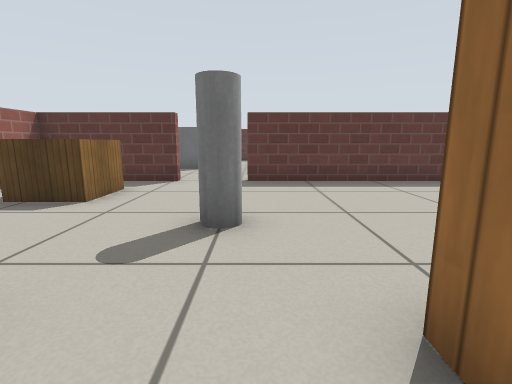
View 1 (above)

23 first-person views from a walk through a robot-simulator world made for Gazebo. The camera is 0.57 m above the floor, tilts 10° down and sees 85° across. The floor is counted in squares, 0.5 m on a side. Each view is taken from the middle of a square. On the plan, view 1 faces up. The plan holds only what a view shows up to about 12 squares ahead; the rest is blank. Gazebo's built-in surfaces are drawn with simple patterns.

View 2
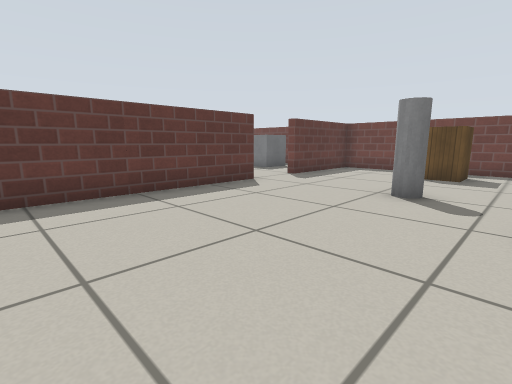

View 3
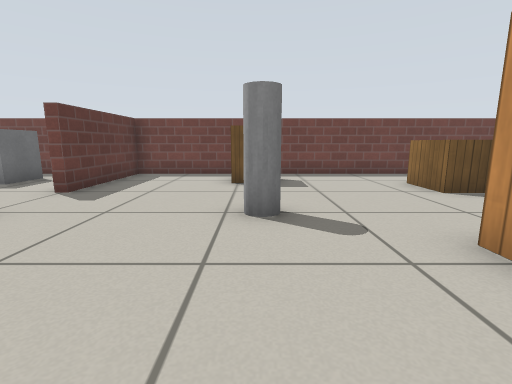

View 4
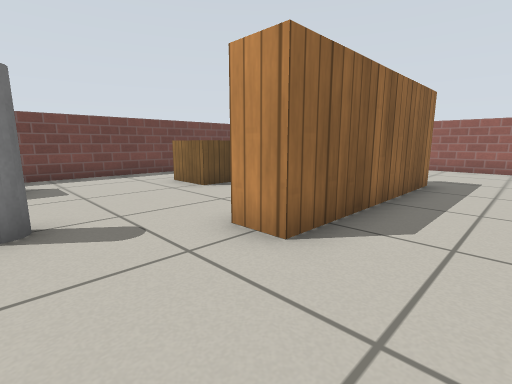

View 5
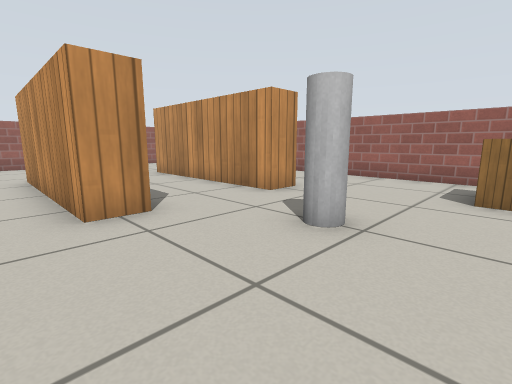

View 6
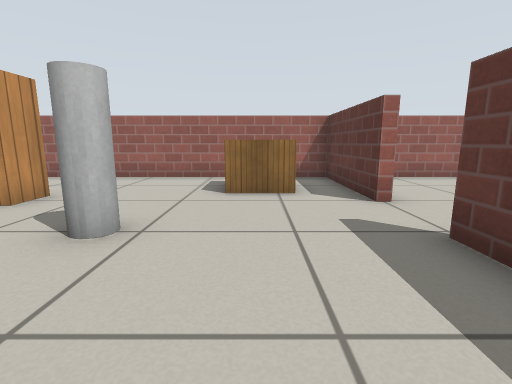

View 7
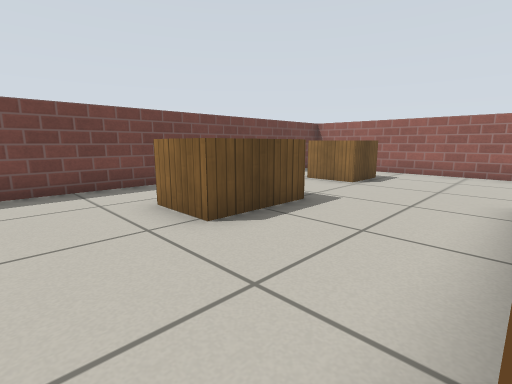

View 8
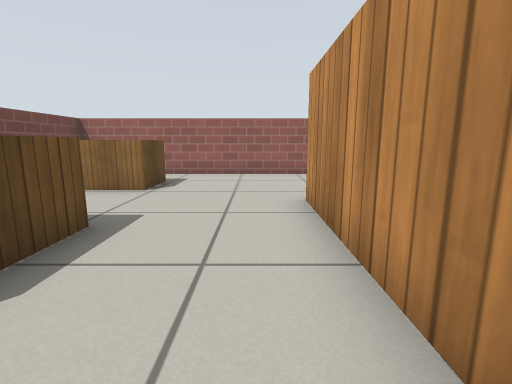

View 9
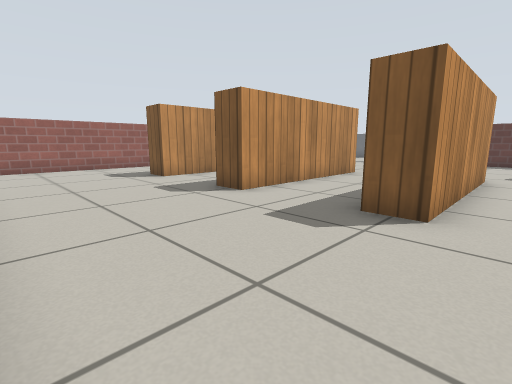

View 10
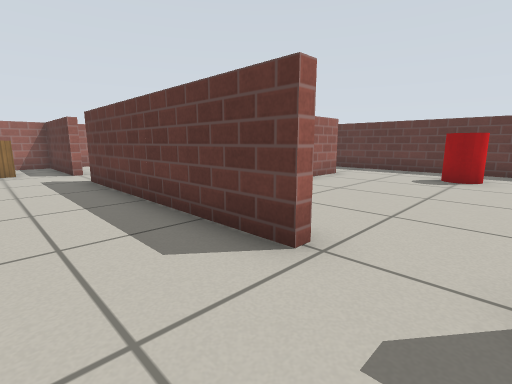

View 11
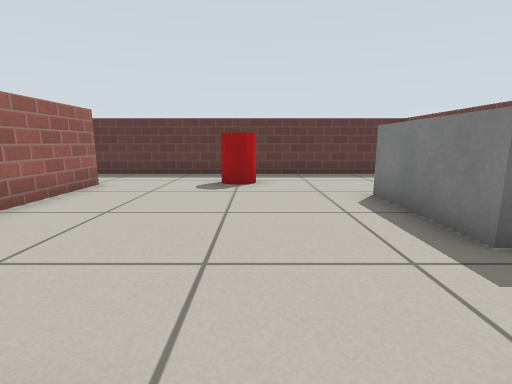

View 12
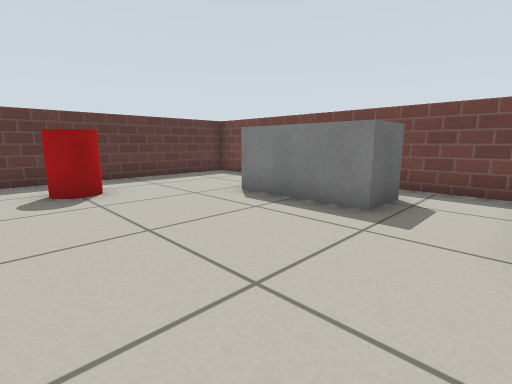

View 13
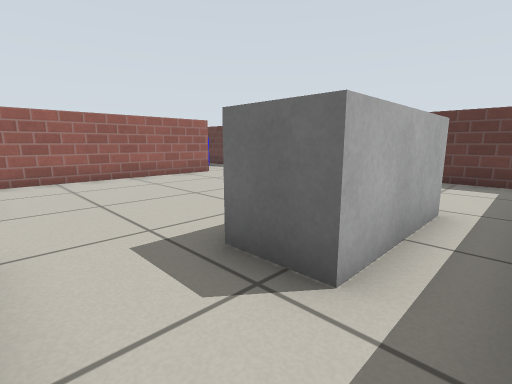

View 14
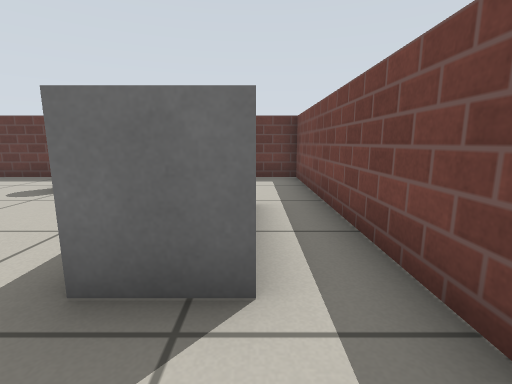

View 15
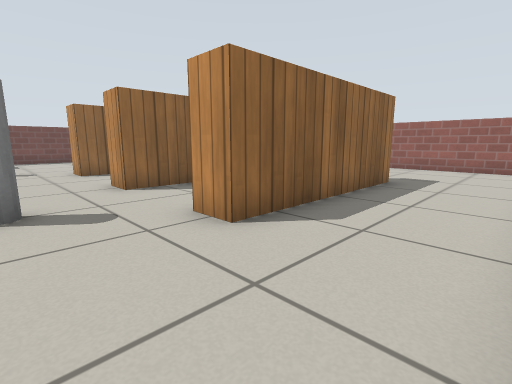

View 16
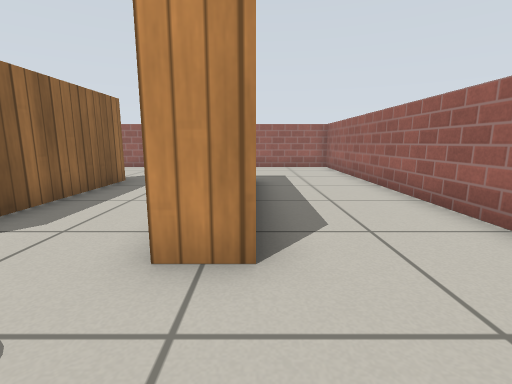

View 17
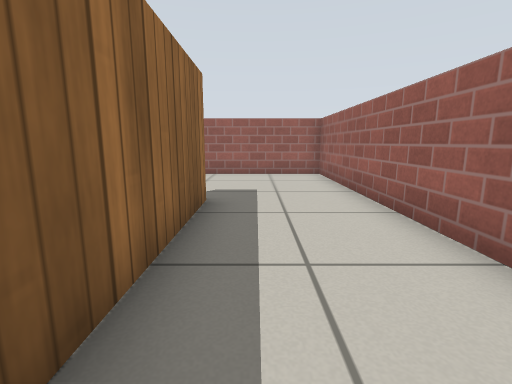

View 18
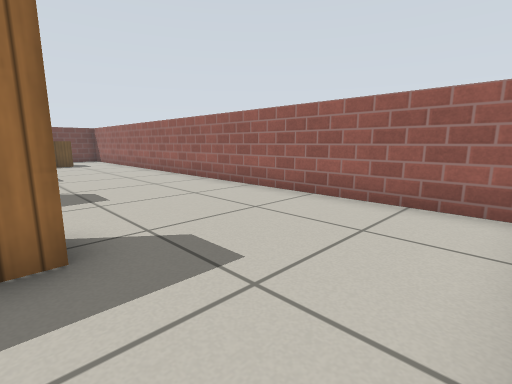

View 19
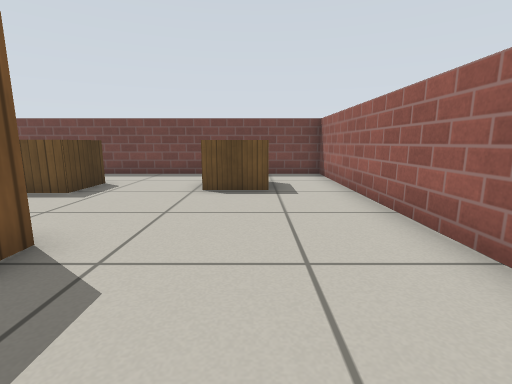

View 20
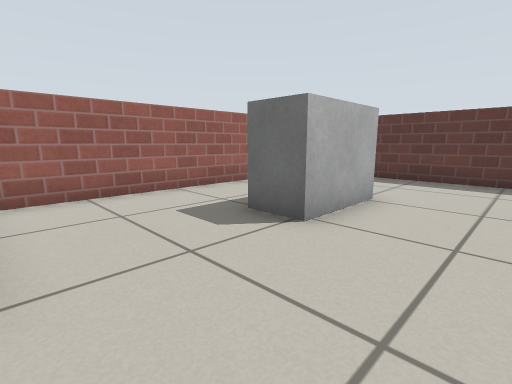

View 21
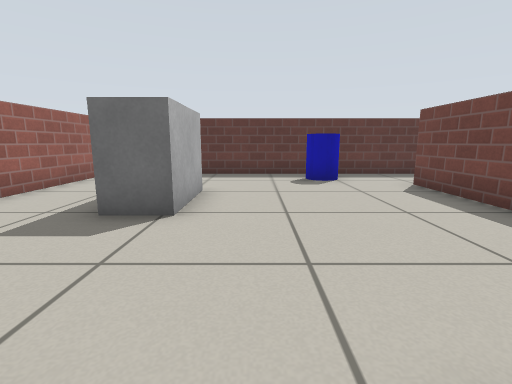

View 22
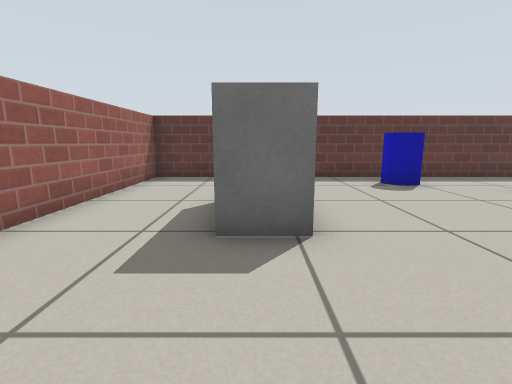

View 23
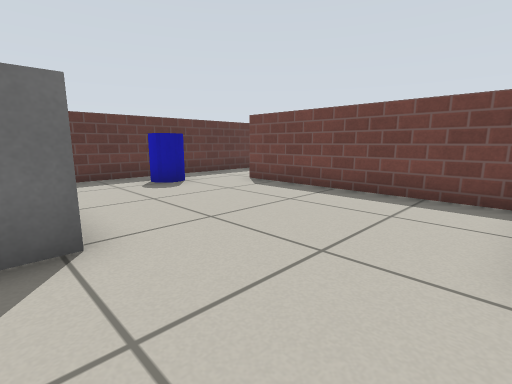

### Floor plan
Points are (right, up) in squares from view 1. A wall is a line through its corners. A room is listed if a view was taken in it or the views show most of it. See-through windows are left out.
Room 1 (views 1, 2, 3, 4, 5, 6, 7, 8, 9, 10, 15, 16, 17, 18, 19)
walls: (5, 1.5) (6, 1.5) (6, -4.5) (5, -4.5) (5, 1.5); (2, 1.5) (2, -4.5) (1, -4.5) (1, 1.5) (2, 1.5); (-2, 1.5) (-2, -4.5) (-3, -4.5) (-3, 1.5) (-2, 1.5); (7.3, 8.3) (-0.2, 8.3); (-2.3, 8.3) (-6.3, 8.3) (-6.3, -9.4) (13.4, -9.4) (13.4, 8.3) (9.4, 8.3)
ways out: opening at (8.5, 8) to room 2; opening at (-1.5, 8) to room 3
objects: crate (-5, 6) to (-4, 7); pillar (-1, 4) to (0, 4); pillar (7, 4) to (8, 4); crate (10, -7) to (11, -6); crate (10, -2) to (11, -1); crate (11, 4) to (12, 4)
Room 2 (views 11, 12, 13, 14)
walls: (7.3, 8.8) (7.3, 8.3); (9.4, 8.3) (9.4, 8.8); (13.4, 9.2) (13.4, 18.3) (4.4, 18.3); (3.7, 15.8) (3.7, 9.4)
ways out: opening at (8.5, 8) to room 1; opening at (3.3, 17) to room 3
objects: bin (7, 16) to (8, 16); grey box (11, 11) to (12, 14)
Room 3 (views 20, 21, 22, 23)
walls: (-2.3, 8.8) (-2.3, 8.3); (3.4, 9.1) (3.4, 15.8); (4.4, 18.3) (-6.3, 18.3) (-6.3, 9.1)
ways out: opening at (-1.5, 8) to room 1; opening at (3.3, 17) to room 2
objects: cabinet (-3, 13) to (-3, 14); bin (1, 17)

Where each view was taken, in squares from view 1:
view 1: 0 up, 0 right, facing up
view 2: 2 up, 1 right, facing up-right
view 3: 4 up, 3 right, facing right
view 4: 4 up, 3 right, facing down-right
view 5: 6 up, 3 right, facing down-left
view 6: 6 up, 3 right, facing left
view 7: 2 up, 6 right, facing down-right
view 8: 1 up, 7 right, facing down
view 9: 9 down, 7 right, facing up-left
view 10: 6 up, 9 right, facing up-left
view 11: 8 up, 8 right, facing up
view 12: 9 up, 6 right, facing up-right
view 13: 9 up, 13 right, facing up-left
view 14: 9 up, 12 right, facing up
view 15: 4 up, 6 left, facing down-right
view 16: 4 up, 3 left, facing down
view 17: 1 up, 4 left, facing down
view 18: 4 down, 6 left, facing down-right
view 19: 7 down, 3 right, facing right
view 20: 9 up, 0 right, facing up-left
view 21: 8 up, 1 left, facing up
view 22: 9 up, 3 left, facing up
view 23: 9 up, 3 left, facing up-right
